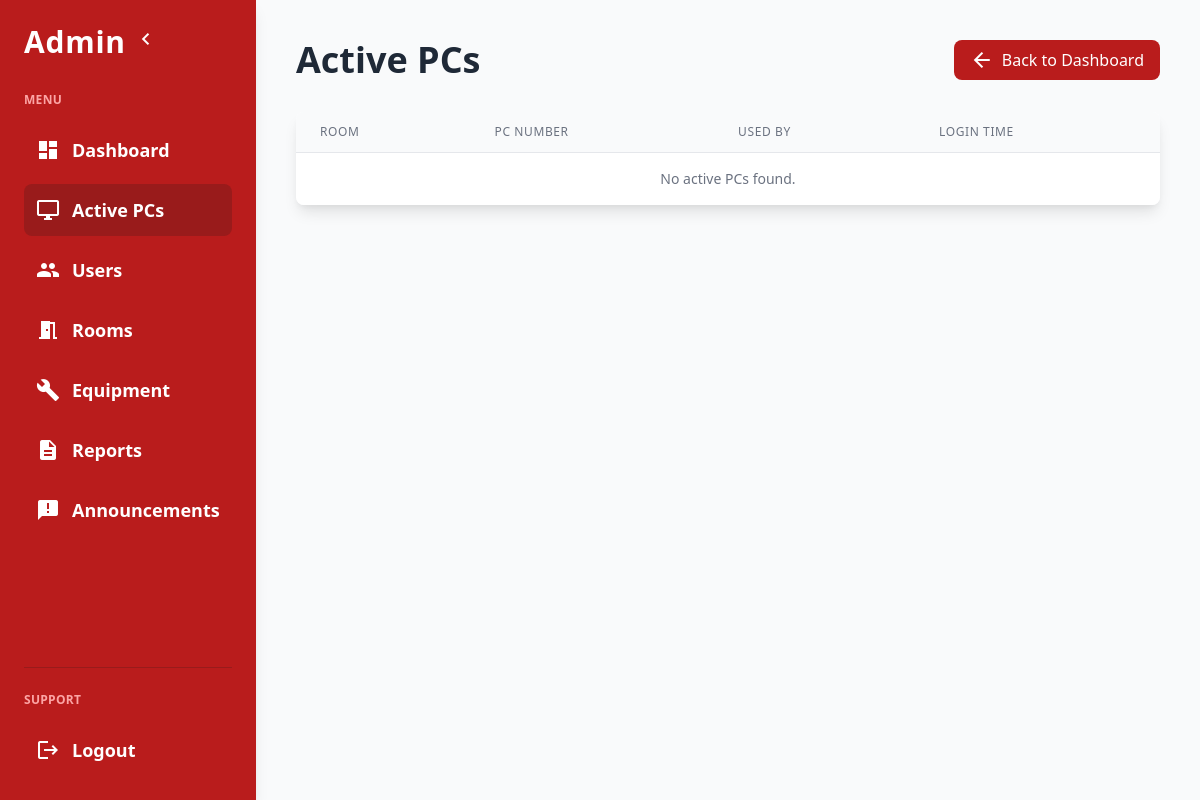
/admin/active_pcs.php (signed in), run on an earlier commit of the app's database.
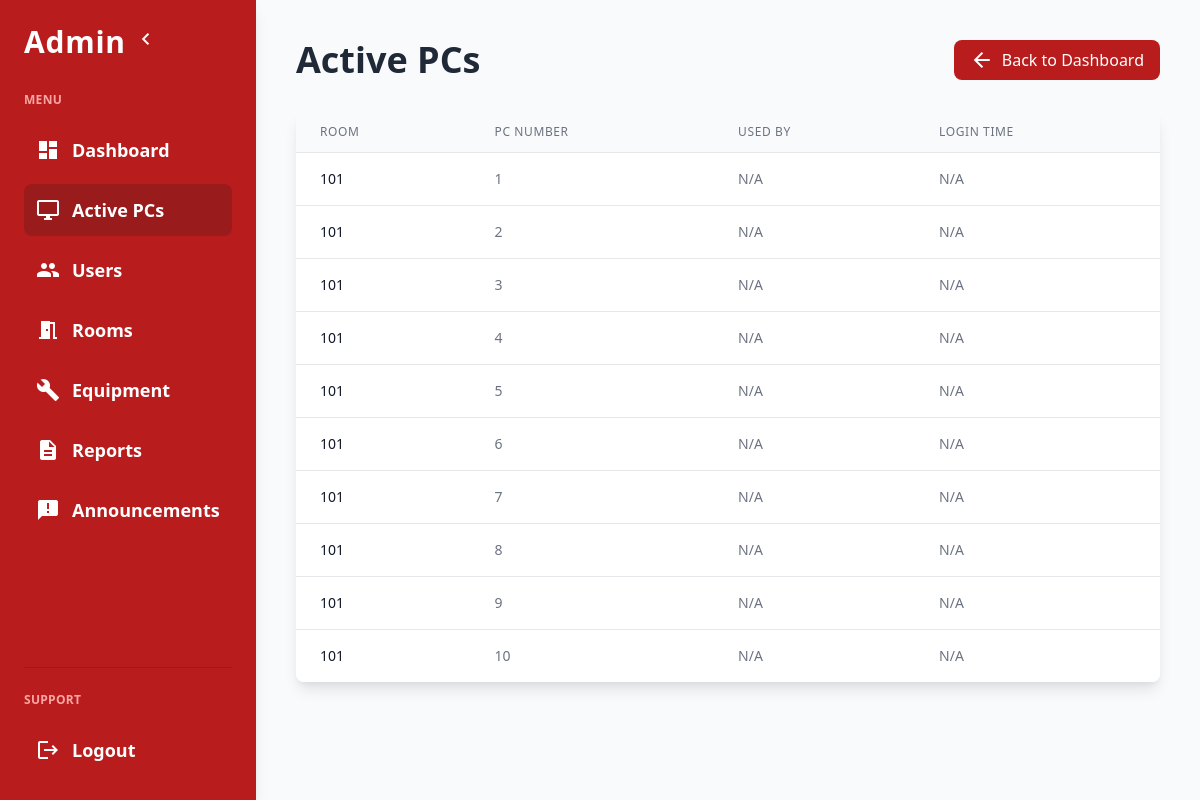
And on a later commit of the database.
### tables this page shows
CREATE TABLE `pcs` (
  `pc_id` int(11) NOT NULL,
  `room_id` int(11) DEFAULT NULL,
  `pc_number` int(11) DEFAULT NULL,
  `is_active` tinyint(1) DEFAULT 0,
  `used_by` int(11) DEFAULT NULL,
  `cpu` varchar(100) DEFAULT NULL,
  `ram` varchar(50) DEFAULT NULL,
  `storage` varchar(100) DEFAULT NULL,
  `gpu` varchar(100) DEFAULT NULL,
  `os` varchar(100) DEFAULT NULL
);

CREATE TABLE `rooms` (
  `room_id` int(11) NOT NULL,
  `room_number` varchar(10) DEFAULT NULL
);

### admin/active_pcs.php (the view, shortened to what the changed rows need)
<?php
require '../db/db.php';
$sql = "SELECT pcs.pc_id, pcs.pc_number, pcs.is_active,
               users.full_name, usage_logs.login_time, rooms.room_number
        FROM pcs
        LEFT JOIN usage_logs ON pcs.pc_id = usage_logs.pc_id AND usage_logs.logout_time IS NULL
        LEFT JOIN users ON usage_logs.user_id = users.user_id
        LEFT JOIN rooms ON pcs.room_id = rooms.room_id
        WHERE pcs.is_active = 1
        ORDER BY rooms.room_number, pcs.pc_number";
$result = $conn->query($sql);
?>
<!DOCTYPE html>
<html lang="en">
<head>
    <link href="https://cdn.jsdelivr.net/npm/tailwindcss@2.2.19/dist/tailwind.min.css" rel="stylesheet">
</head>
<body class="bg-gray-50 text-gray-900">
    <div class="flex h-screen overflow-hidden">
        <nav id="sidebar" class="sidebar w-64 bg-red-700 text-white p-6 flex flex-col overflow-y-auto shadow-lg">
            <div class="flex items-center mb-8">
                <h1 class="text-3xl font-extrabold tracking-wide">Admin</h1>
            </div>
        </nav>
        <main class="flex-grow p-6 md:p-10 overflow-y-auto">
            <div class="flex justify-between items-center mb-8">
                <h2 class="text-4xl font-extrabold text-gray-800">Active PCs</h2>
            </div>
            <div class="bg-white rounded-lg shadow-lg overflow-hidden">
                <div class="overflow-x-auto">
                    <table class="min-w-full divide-y divide-gray-200">
                        <thead class="bg-gray-50">
                            <tr>
                                <th class="px-6 py-3 text-left text-xs font-medium text-gray-500 uppercase tracking-wider">Room</th>
                                <th class="px-6 py-3 text-left text-xs font-medium text-gray-500 uppercase tracking-wider">PC Number</th>
                                <th class="px-6 py-3 text-left text-xs font-medium text-gray-500 uppercase tracking-wider">Used By</th>
                                <th class="px-6 py-3 text-left text-xs font-medium text-gray-500 uppercase tracking-wider">Login Time</th>
                            </tr>
                        </thead>
                        <tbody class="bg-white divide-y divide-gray-200">
                            <?php if ($result->num_rows > 0): ?>
                                <?php while ($row = $result->fetch_assoc()): ?>
                                    <tr class="hover:bg-gray-50">
                                        <td class="px-6 py-4 whitespace-nowrap text-sm font-medium text-gray-900">
                                            <?= htmlspecialchars($row['room_number'] ?? 'N/A') ?>
                                        </td>
                                        <td class="px-6 py-4 whitespace-nowrap text-sm text-gray-500">
                                            <?= htmlspecialchars($row['pc_number']) ?>
                                        </td>
                                        <td class="px-6 py-4 whitespace-nowrap text-sm text-gray-500">
                                            <?= htmlspecialchars($row['full_name'] ?? 'N/A') ?>
                                        </td>
                                        <td class="px-6 py-4 whitespace-nowrap text-sm text-gray-500">
                                            <?= htmlspecialchars($row['login_time'] ?? 'N/A') ?>
                                        </td>
                                    </tr>
                                <?php endwhile; ?>
                            <?php else: ?>
                                <tr>
                                    <td colspan="4" class="px-6 py-4 text-center text-sm text-gray-500">
                                        No active PCs found.
                                    </td>
                                </tr>
                            <?php endif; ?>
                        </tbody>
                    </table>
                </div>
            </div>
        </main>
    </div>
</body>
</html>

What changed in the data, as far as the page shows it:
now on this page (row edited): pcs: room.room_number "101", pc_number "1", full_name "N/A", login_time "N/A"
now on this page (row edited): pcs: room.room_number "101", pc_number "2", full_name "N/A", login_time "N/A"
now on this page (row edited): pcs: room.room_number "101", pc_number "3", full_name "N/A", login_time "N/A"
now on this page (row edited): pcs: room.room_number "101", pc_number "4", full_name "N/A", login_time "N/A"
now on this page (row edited): pcs: room.room_number "101", pc_number "5", full_name "N/A", login_time "N/A"
added pcs: room.room_number "101", pc_number "6", full_name "N/A", login_time "N/A"
added pcs: room.room_number "101", pc_number "7", full_name "N/A", login_time "N/A"
added pcs: room.room_number "101", pc_number "8", full_name "N/A", login_time "N/A"
added pcs: room.room_number "101", pc_number "9", full_name "N/A", login_time "N/A"
added pcs: room.room_number "101", pc_number "10", full_name "N/A", login_time "N/A"
Also different on the page:
text no longer shown: "No active PCs found."
